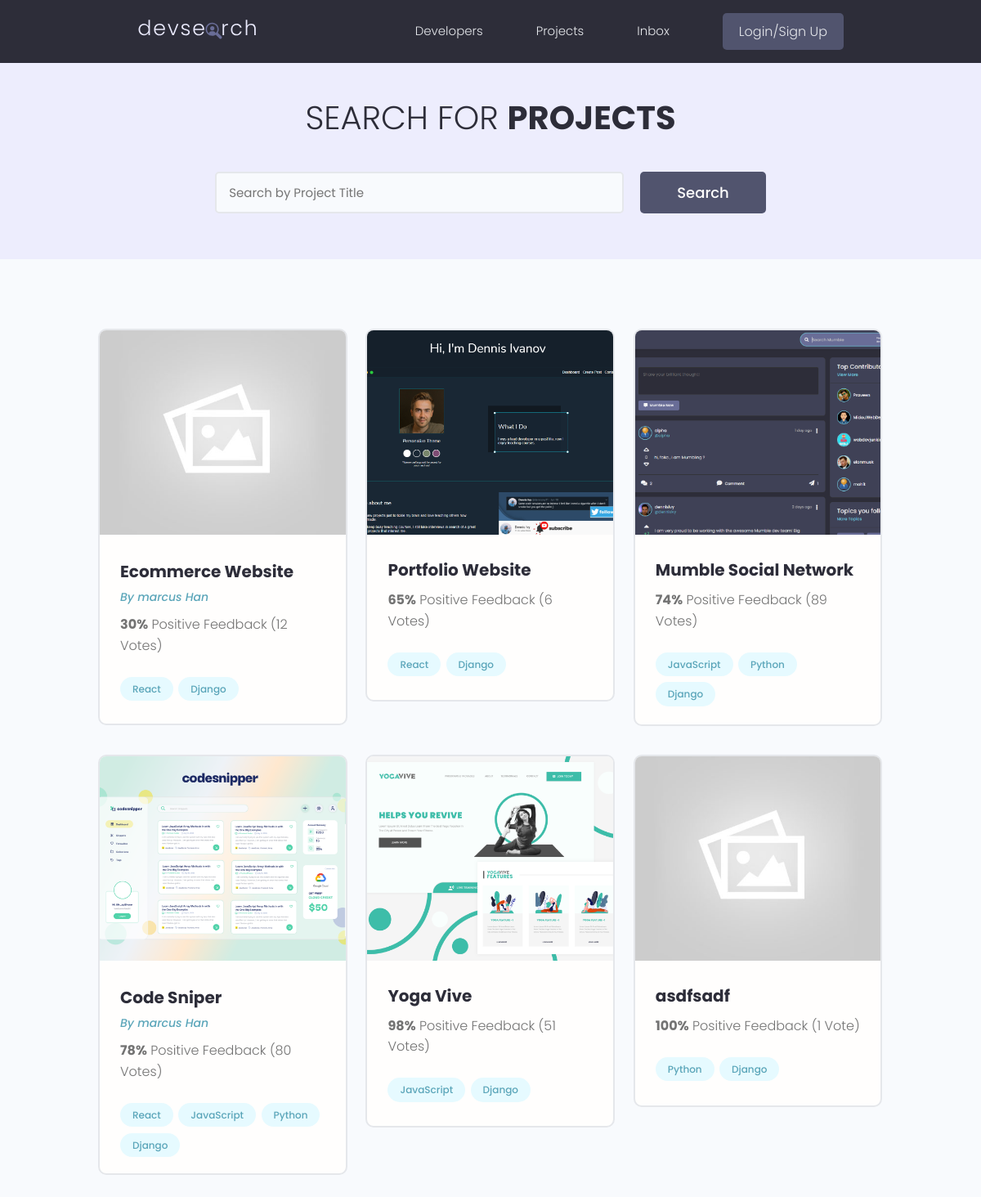
Page /projects/ on the earlier database version.
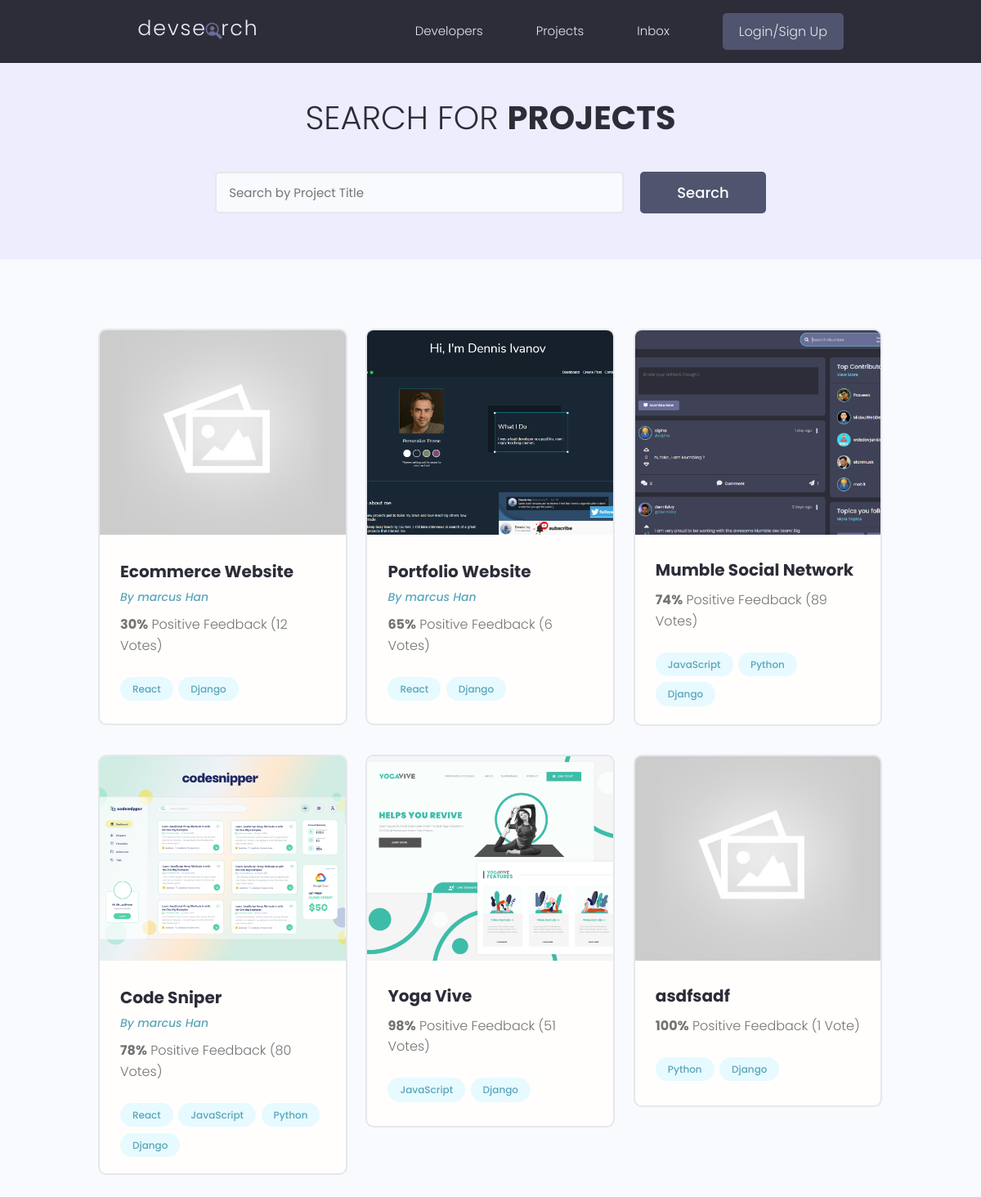
Same page on the later database version.
### projects/models.py (models this page shows, shortened)
class Project(models.Model):
    owner = models.ForeignKey(Profile, null=True, blank=True, on_delete=models.SET_NULL)
    title = models.CharField(max_length=200)
    description = models.TextField(null=True, blank=True)
    featured_image = models.ImageField(null=True, blank=True, default="default.jpg")
    demo_link = models.CharField(max_length=2000, null=True, blank=True)
    source_link = models.CharField(max_length=2000, null=True, blank=True)
    tags = models.ManyToManyField('Tag', blank=True)
    vote_total = models.IntegerField(default=0, null=True, blank=True)
    vote_ratio = models.IntegerField(default=0, null=True, blank=True)
    created = models.DateTimeField(auto_now_add=True)
    id = models.UUIDField(default=uuid.uuid4, unique=True, primary_key=True, editable=False)

### users/models.py (models this page shows, shortened)
class Profile(models.Model):
    user = models.OneToOneField(User, on_delete=models.CASCADE, null=True, blank=True)
    name = models.CharField(max_length=200, blank=True, null=True)
    email = models.EmailField(max_length=500, blank=True, null=True)
    username = models.CharField(max_length=200, blank=True, null=True)
    location = models.CharField(max_length=200, blank=True, null=True)
    short_intro = models.CharField(max_length=200, blank=True, null=True)
    bio = models.TextField(blank=True, null=True)
    profile_image = models.ImageField(null=True, blank=True, upload_to='profiles/', default='profiles/user-default.png')
    social_github = models.CharField(max_length=200, blank=True, null=True)
    social_twitter = models.CharField(max_length=200, blank=True, null=True)
    social_linkedin = models.CharField(max_length=200, blank=True, null=True)
    social_youtube = models.CharField(max_length=200, blank=True, null=True)
    social_website = models.CharField(max_length=200, blank=True, null=True)
    created = models.DateTimeField(auto_now_add=True)
    id = models.UUIDField(default=uuid.uuid4, unique=True, primary_key=True, editable=False)

### projects/views.py (the view)
# urls.py: path('projects/', include('projects.urls')),
def projects(request):
    projects = Project.objects.all()
    context = {'projects':projects}
    return render(request, 'projects/projects.html', context)

### projects/models.py (called while the page is built)
    def __str__(self) -> str:
        return self.name

### projects/templates/projects/projects.html (shortened to what this page needs)
{% extends 'main.html' %}
{% block content %}
  <main class="projects">
    <section class="hero-section text-center">
      <div class="container container--narrow">
        <div class="hero-section__box">
          <h2>Search for <span>Projects</span></h2>
        </div>
        <div class="hero-section__search">
          <form class="form" action="#" method="get">
            <div class="form__field">
              <input class="input input--text" id="formInput#search" type="text" name="text"
                placeholder="Search by Project Title" />
            </div>
            <input class="btn btn--sub btn--lg" type="submit" value="Search" />
          </form>
        </div>
      </div>
    </section>
    <section class="projectsList">
      <div class="container">
        <div class="grid grid--three">
        {% for project in projects %}
          <div class="column">
            <div class="card project">
              <a href="{% url 'project' project.id %}" class="project">
                <img class="project__thumbnail" src="{{project.featured_image.url}}" alt="project thumbnail" />
                <div class="card__body">
                  <h3 class="project__title">{{project.title}}</h3>
                  <p>
                  {% if project.owner %}
                  <a class="project__author" href="{% url 'user-profile' project.owner.id %}">By {{project.owner.name}}</a>
                  {% endif %}
                  </p>
                  <p class="project--rating">
                    <span style="font-weight: bold;">{{project.vote_ratio}}%</span> Positive
                    Feedback ({{project.vote_total}} Vote{{project.vote_total|pluralize:"s"}})
                  </p>
                  <div class="project__tags">
                    {% for tag in project.tags.all %}
                    <span class="tag tag--pill tag--main">
                      <small>{{tag}}</small>
                    </span>
                    {% endfor %}
                  </div>
                </div>
              </a>
            </div>
          </div>
        {% endfor %}
        </div>
      </div>
    </section>
  </main>
{% endblock content %}

Differences in the rows shown:
changed Project "Portfolio Website": owner.name (not shown) → "marcus Han"
